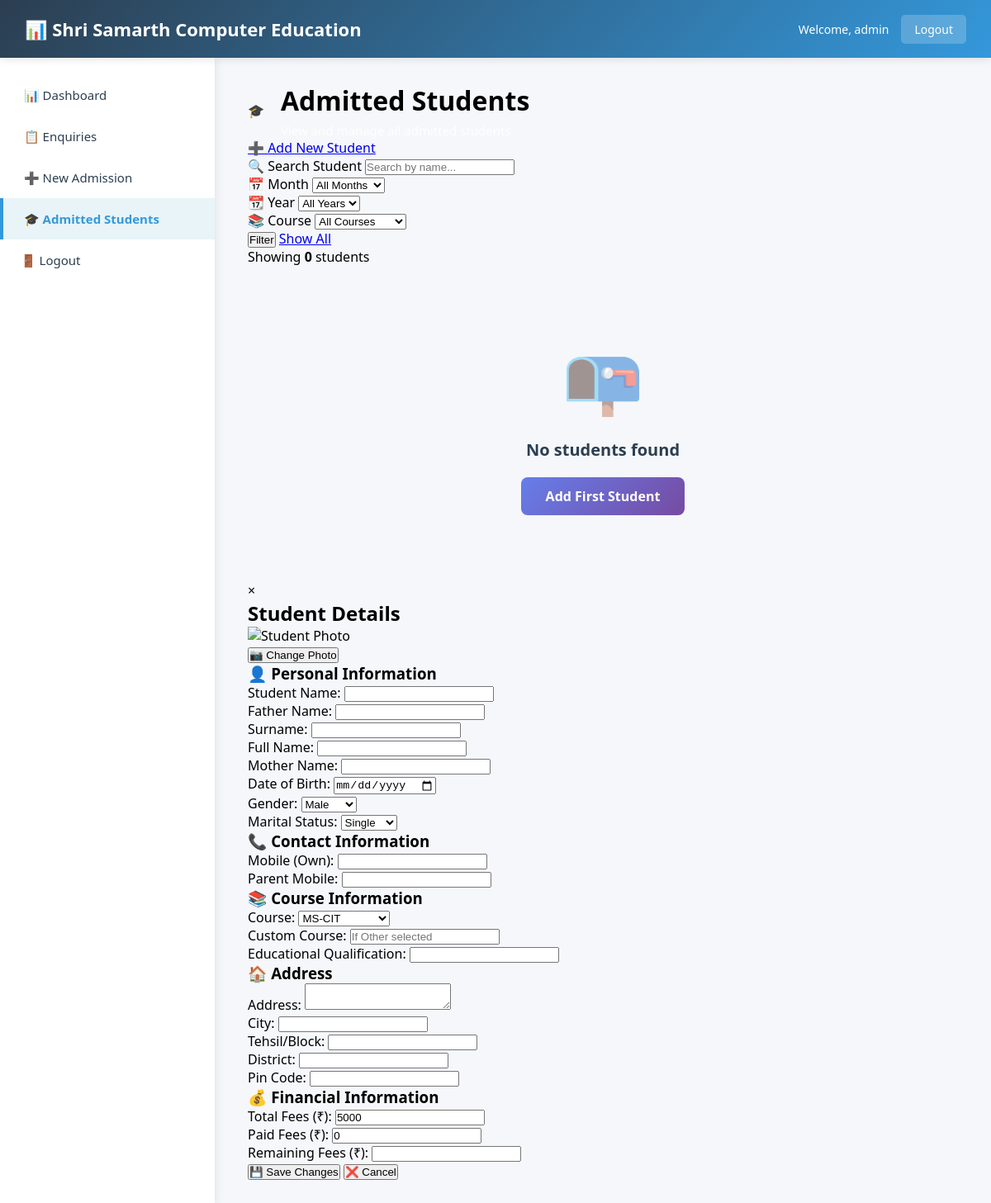
/admission/students/ (signed in), run on an earlier commit of the app's database.
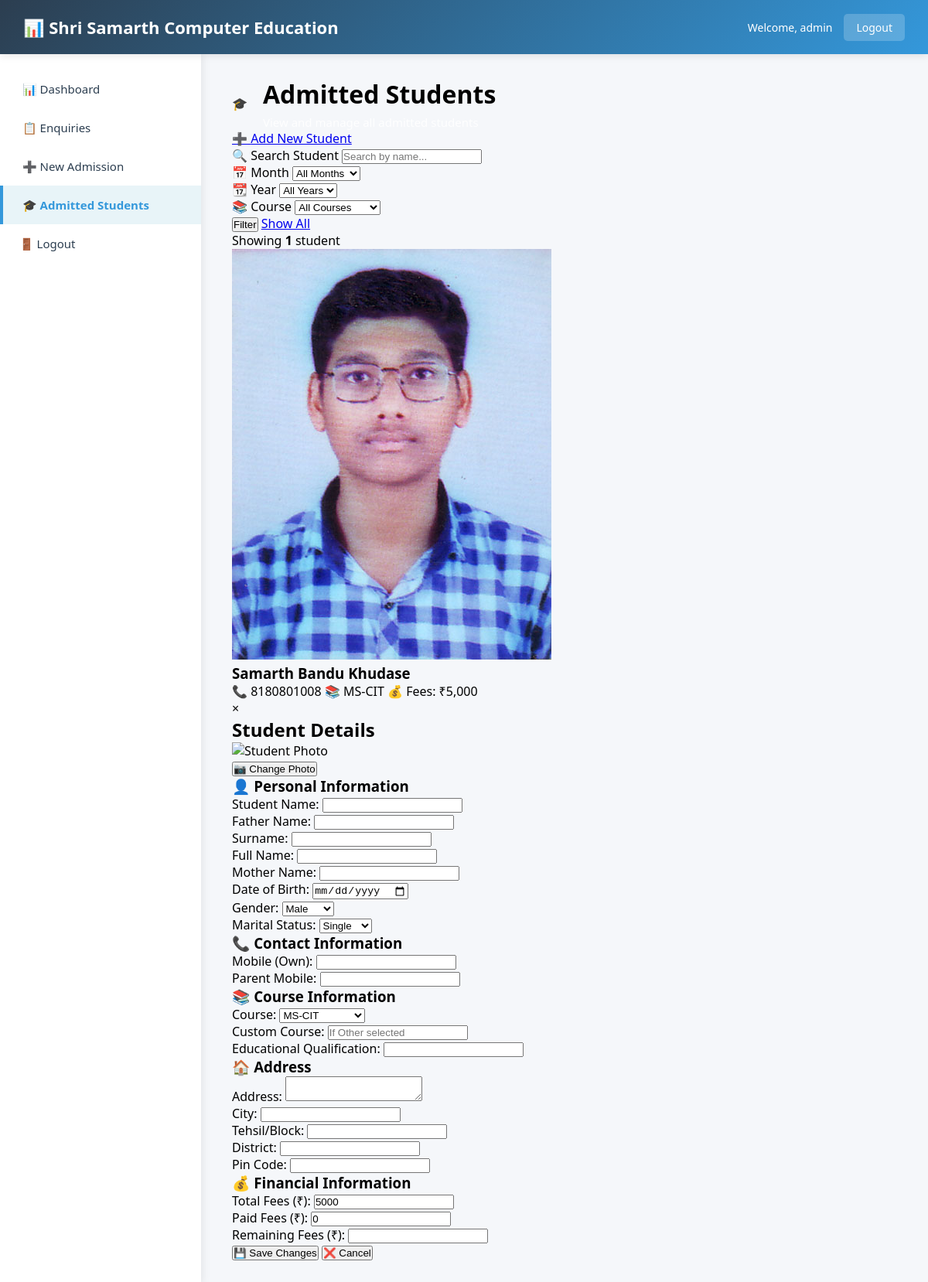
And on a later commit of the database.
### core/models.py (models this page shows, shortened)
class AdmittedStudent(models.Model):
    COURSE_CHOICES = [
        ('MS-CIT', 'MS-CIT'),
        ('Tally', 'Tally'),
        ('Advance Excel', 'Advance Excel'),
        ('IOT', 'IOT'),
        ('Scratch', 'Scratch'),
        ('Other', 'Other'),
    ]
    GENDER_CHOICES = [
        ('Male', 'Male'),
        ('Female', 'Female'),
        ('Other', 'Other'),
    ]
    MARITAL_STATUS_CHOICES = [
        ('Single', 'Single'),
        ('Married', 'Married'),
    ]
    course = models.CharField(max_length=50, choices=COURSE_CHOICES)
    custom_course = models.CharField(max_length=100, blank=True, null=True, help_text="If 'Other' is selected")
    student_name = models.CharField(max_length=100)
    father_name = models.CharField(max_length=100)
    surname = models.CharField(max_length=100)
    mother_name = models.CharField(max_length=100)
    full_name = models.CharField(max_length=300)
    date_of_birth = models.DateField()
    mobile_own = models.CharField(max_length=15)
    parent_mobile = models.CharField(max_length=15, blank=True, null=True)
    gender = models.CharField(max_length=10, choices=GENDER_CHOICES)
    marital_status = models.CharField(max_length=10, choices=MARITAL_STATUS_CHOICES)
    address = models.TextField()
    city = models.CharField(max_length=100)
    tehsil_block = models.CharField(max_length=100)
    district = models.CharField(max_length=100)
    pin_code = models.CharField(max_length=10)
    educational_qualification = models.CharField(max_length=200)
    photo = models.ImageField(upload_to='student_photos/', blank=True, null=True)
    admission_date = models.DateTimeField(auto_now_add=True)
    updated_at = models.DateTimeField(auto_now=True)
    class Meta:
        ordering = ['-admission_date']
        verbose_name = 'Admitted Student'
        verbose_name_plural = 'Admitted Students'

### core/views.py (the view)
# urls.py: path('admission/students/', views.admitted_students, name='admitted_students'),
@login_required
def admitted_students(request):
    search = request.GET.get("search", "")
    month = request.GET.get("month", "")
    year = request.GET.get("year", "")
    course = request.GET.get("course", "")
    students = AdmittedStudent.objects.all().order_by('-admission_date')
    if search:
        students = students.filter(
            Q(full_name__icontains=search) |
            Q(student_name__icontains=search) |
            Q(mobile_own__icontains=search)
        )
    if month:
        students = students.filter(admission_date__month=month)
    if year:
        students = students.filter(admission_date__year=year)
    if course:
        students = students.filter(course=course)
    available_years = (
        AdmittedStudent.objects
        .annotate(year=ExtractYear('admission_date'))
        .values_list('year', flat=True)
        .distinct()
        .order_by('-year')
    )
    return render(request, 'core/admitted_students.html', {
        'students': students,
        'search': search,
        'month': month,
        'year': year,
        'course': course,
        'available_years': available_years,
        'active_page': 'admitted_students'
    })

### templates/core/admitted_students.html (shortened to what the changed rows need)
{% extends 'base/base.html' %}
{% load static %}
{% block page_heading %}
<div class="page-header-enq">
    <div class="page-header-content-enq">
        <div class="page-title-wrapper">
            <div>
                <h1 class="page-title-enq">Admitted Students</h1>
            </div>
        </div>
    </div>
</div>
{% endblock %}
{% block extra_css %}
<link rel="stylesheet" href="{% static 'core/admitted_students.css' %}">
{% endblock %}
{% block content %}
<div class="results-summary">
    <p>
        Showing <strong>{{ students|length }}</strong> student{{ students|length|pluralize }}
    </p>
</div>
<div class="students-container">
    {% if students %}
        {% for student in students %}
        <div class="student-card-horizontal" onclick="openStudentModal({{ student.id }})">
            <div class="student-photo-square">
                {% if student.photo %}
                    <img src="{{ student.photo.url }}" alt="{{ student.full_name }}">
                {% else %}
                    <div class="photo-placeholder-square">
                        {{ student.student_name|slice:":1"|upper }}
                    </div>
                {% endif %}
            </div>
            <div class="student-info-horizontal">
                <h3 class="student-name-horizontal">{{ student.full_name }}</h3>
                <div class="student-quick-info">
                    <span class="info-item">
                        <span class="info-icon">📞</span>
                        {{ student.mobile_own }}
                    </span>
                    <span class="info-item">
                        <span class="info-icon">📚</span>
                        {% if student.course == "Other" and student.custom_course %}
                            {{ student.custom_course }}
                        {% else %}
                            {{ student.course }}
                        {% endif %}
                    </span>
                    <span class="info-item fee-info">
                        <span class="info-icon">💰</span>
                        Fees: ₹5,000
                    </span>
                </div>
            </div>
        </div>
        {% endfor %}
    {% else %}
        <div class="empty-state">
            <div class="empty-icon">📭</div>
            <p>No students found</p>
            {% if search or month or year or course %}
                <small>Try adjusting your filters</small>
                <br><br>
                <a href="{% url 'admitted_students' %}" class="btn-primary">Show All Students</a>
            {% else %}
                <a href="{% url 'new_admission' %}" class="btn-primary">Add First Student</a>
            {% endif %}
        </div>
    {% endif %}
</div>
<div id="studentModal" class="modal">
    <div class="modal-content">
        <h2>Student Details</h2>
    </div>
</div>
{% endblock %}

What changed in the data, as far as the page shows it:
added AdmittedStudent: photo (picture), full_name "Samarth Bandu Khudase", mobile_own "8180801008", course "MS-CIT"
Also different on the page:
{{ students|length }}: "0" → "1"
text no longer shown: "📭 No students found Add First Student"
